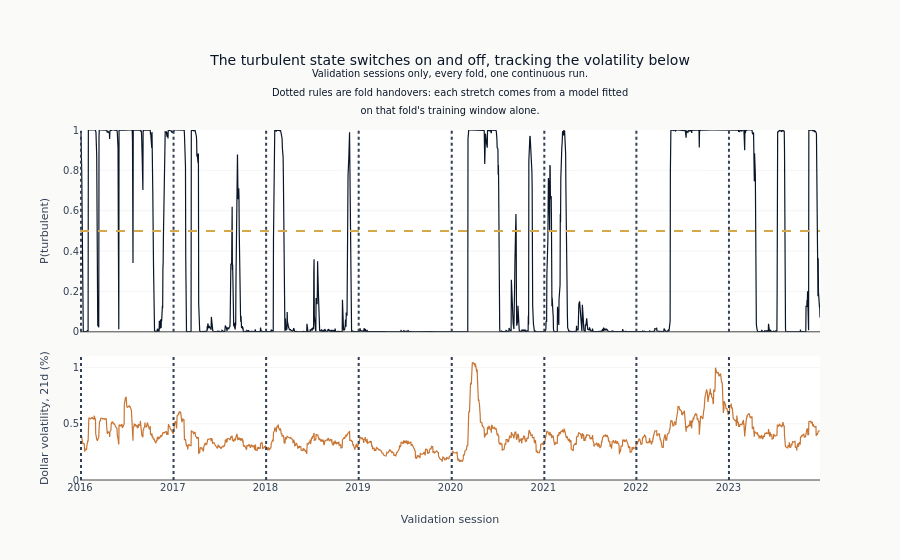

Notebook cell for this chart:
### Markdown cell above
### What the Regime Model Inferred, and What It Read

Before any of this is scored, it is worth seeing one of the fitted quantities against
the series it was inferred from. The figure draws the probability of the turbulent state
on every validation session, with the 21-session dollar volatility the model read on the
axis beneath it. The two should agree in shape without being the same line: the model is
not thresholding volatility, it is asking which of two states makes the pair of numbers
it saw most likely, given where it thought the market was yesterday.

The dotted rules mark where one fold's model hands over to the next. Each stretch between
them was produced by a separate fit on that fold's own training window, so a jump exactly
at a rule is the two fits disagreeing rather than the market changing - which is the one
thing this figure can show and the fit-stability panel cannot.

### Code cell
if "hmm_regime_prob_high_vol" in eval_features.columns:
    hmm_validation = (
        eval_features.select("timestamp", "hmm_regime_prob_high_vol")
        .unique("timestamp", keep="last")
        .sort("timestamp")
        .drop_nulls()
        .join(usd_daily.select("timestamp", USD_VOL_COL), on="timestamp", how="left")
    )
    high_vol_share = float((hmm_validation["hmm_regime_prob_high_vol"] >= 0.5).mean())
    print(
        f"Validation sessions the model puts in the turbulent state with probability 0.5 "
        f"or more: {high_vol_share:.1%} of {len(hmm_validation):,}"
    )
    fig = make_subplots(
        rows=2,
        cols=1,
        shared_xaxes=True,
        row_heights=[0.62, 0.38],
        vertical_spacing=0.07,
    )
    fig.add_trace(
        go.Scatter(
            x=hmm_validation["timestamp"],
            y=hmm_validation["hmm_regime_prob_high_vol"],
            mode="lines",
            line={"color": COLORS["blue"], "width": 1.2},
            showlegend=False,
        ),
        row=1,
        col=1,
    )
    fig.add_trace(
        go.Scatter(
            x=hmm_validation["timestamp"],
            y=(hmm_validation[USD_VOL_COL] * 100),
            mode="lines",
            line={"color": COLORS["copper"], "width": 1.2},
            showlegend=False,
        ),
        row=2,
        col=1,
    )
    fig.add_hline(y=0.5, line_dash="dash", line_color=COLORS["amber"], row=1, col=1)
    for fold in folds[:-1]:
        fig.add_vline(
            x=fold["val_start"].isoformat(), line_dash="dot", line_color=COLORS["neutral"]
        )
    fig.update_yaxes(title_text="P(turbulent)", range=[0, 1], row=1, col=1)
    fig.update_yaxes(
        title_text=f"Dollar volatility, {USD_VOL_WINDOW}d (%)",
        rangemode="tozero",
        row=2,
        col=1,
    )
    fig.update_xaxes(title_text="Validation session", row=2, col=1)
    fig.update_layout(
        title=(
            "The turbulent state switches on and off, tracking the volatility below"
            "<br><sup>Validation sessions only, every fold, one continuous run."
            "<br>Dotted rules are fold handovers: each stretch comes from a model fitted"
            "<br>on that fold's training window alone.</sup>"
        ),
        height=560,
        margin={"t": 130},
    )
    show_plotly_with_alt(
        fig,
        "Two stacked panels sharing a time axis of validation sessions. The upper panel "
        "is the probability the model assigns to the turbulent state, which spends most "
        "of its time pinned at zero or one and switches between them abruptly rather "
        "than drifting. The lower panel is the dollar volatility over the same "
        "sessions, and its sustained rises line up with the stretches the upper panel "
        "holds at one. Dotted vertical rules mark the fold handovers, and the series "
        "runs continuously across them.",
    )
else:
    high_vol_share = float("nan")
    print("Regime figure omitted: the reduced run produces no dollar series.")

### Figure 1 — Plotly figure (JSON) as saved in the notebook; plotly's stock layout.template omitted (floating-point values rounded to 4 significant figures; data arrays with more than 128 entries replaced by an {"elided": "..."} marker saying what was removed)
{"data": [{"line": {"color": "#0a1628", "width": 1.2}, "mode": "lines", "showlegend": false, "type": "scatter", "x": {"elided": "2063 str values"}, "xaxis": "x", "y": {"elided": "2063 float values"}, "yaxis": "y"}, {"line": {"color": "#C87533", "width": 1.2}, "mode": "lines", "showlegend": false, "type": "scatter", "x": {"elided": "2063 str values"}, "xaxis": "x2", "y": {"elided": "2063 float values"}, "yaxis": "y2"}], "layout": {"height": 560, "margin": {"t": 130}, "shapes": [{"line": {"color": "#D4A84B", "dash": "dash"}, "type": "line", "x0": 0, "x1": 1, "xref": "x domain", "y0": 0.5, "y1": 0.5, "yref": "y"}, {"line": {"color": "#334155", "dash": "dot"}, "type": "line", "x0": "2023-01-03", "x1": "2023-01-03", "xref": "x", "y0": 0, "y1": 1, "yref": "y domain"}, {"line": {"color": "#334155", "dash": "dot"}, "type": "line", "x0": "2023-01-03", "x1": "2023-01-03", "xref": "x2", "y0": 0, "y1": 1, "yref": "y2 domain"}, {"line": {"color": "#334155", "dash": "dot"}, "type": "line", "x0": "2022-01-03", "x1": "2022-01-03", "xref": "x", "y0": 0, "y1": 1, "yref": "y domain"}, {"line": {"color": "#334155", "dash": "dot"}, "type": "line", "x0": "2022-01-03", "x1": "2022-01-03", "xref": "x2", "y0": 0, "y1": 1, "yref": "y2 domain"}, {"line": {"color": "#334155", "dash": "dot"}, "type": "line", "x0": "2021-01-05", "x1": "2021-01-05", "xref": "x", "y0": 0, "y1": 1, "yref": "y domain"}, {"line": {"color": "#334155", "dash": "dot"}, "type": "line", "x0": "2021-01-05", "x1": "2021-01-05", "xref": "x2", "y0": 0, "y1": 1, "yref": "y2 domain"}, {"line": {"color": "#334155", "dash": "dot"}, "type": "line", "x0": "2020-01-06", "x1": "2020-01-06", "xref": "x", "y0": 0, "y1": 1, "yref": "y domain"}, {"line": {"color": "#334155", "dash": "dot"}, "type": "line", "x0": "2020-01-06", "x1": "2020-01-06", "xref": "x2", "y0": 0, "y1": 1, "yref": "y2 domain"}, {"line": {"color": "#334155", "dash": "dot"}, "type": "line", "x0": "2019-01-04", "x1": "2019-01-04", "xref": "x", "y0": 0, "y1": 1, "yref": "y domain"}, {"line": {"color": "#334155", "dash": "dot"}, "type": "line", "x0": "2019-01-04", "x1": "2019-01-04", "xref": "x2", "y0": 0, "y1": 1, "yref": "y2 domain"}, {"line": {"color": "#334155", "dash": "dot"}, "type": "line", "x0": "2018-01-04", "x1": "2018-01-04", "xref": "x", "y0": 0, "y1": 1, "yref": "y domain"}, {"line": {"color": "#334155", "dash": "dot"}, "type": "line", "x0": "2018-01-04", "x1": "2018-01-04", "xref": "x2", "y0": 0, "y1": 1, "yref": "y2 domain"}, {"line": {"color": "#334155", "dash": "dot"}, "type": "line", "x0": "2017-01-04", "x1": "2017-01-04", "xref": "x", "y0": 0, "y1": 1, "yref": "y domain"}, {"line": {"color": "#334155", "dash": "dot"}, "type": "line", "x0": "2017-01-04", "x1": "2017-01-04", "xref": "x2", "y0": 0, "y1": 1, "yref": "y2 domain"}, {"line": {"color": "#334155", "dash": "dot"}, "type": "line", "x0": "2016-01-05", "x1": "2016-01-05", "xref": "x", "y0": 0, "y1": 1, "yref": "y domain"}, {"line": {"color": "#334155", "dash": "dot"}, "type": "line", "x0": "2016-01-05", "x1": "2016-01-05", "xref": "x2", "y0": 0, "y1": 1, "yref": "y2 domain"}], "title": {"text": "The turbulent state switches on and off, tracking the volatility below<br><sup>Validation sessions only, every fold, one continuous run.<br>Dotted rules are fold handovers: each stretch comes from a model fitted<br>on that fold's training window alone.</sup>"}, "xaxis": {"anchor": "y", "domain": [0.0, 1.0], "matches": "x2", "showticklabels": false}, "xaxis2": {"anchor": "y2", "domain": [0.0, 1.0], "title": {"text": "Validation session"}}, "yaxis": {"anchor": "x", "domain": [0.4234, 1.0], "range": [0, 1], "title": {"text": "P(turbulent)"}}, "yaxis2": {"anchor": "x2", "domain": [0.0, 0.3534], "rangemode": "tozero", "title": {"text": "Dollar volatility, 21d (%)"}}}}
